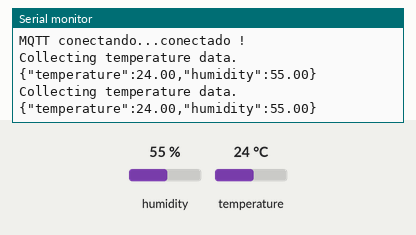
Simulated run of this sketch. Board: Arduino Uno, built with avr-gcc and run on an emulated ATmega328P. Parts: the last lines printed to the serial monitor. The inputs (shaded band) are chosen by the test bench; at power-on: humidity 55 %, temperature 24 °C. WiFi joins after 1.5 s; servers stay silent unless stated; no MQTT or app messages arrive unless stated.

Above: at 3.2 s.
3.3 s: humidity set to 22 %
At 4.9 s:
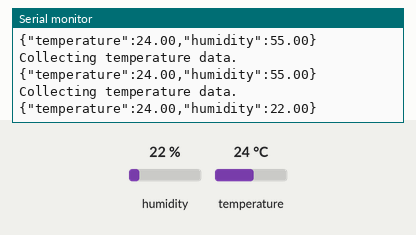
6.0 s: temperature set to 12 °C
At 6.7 s:
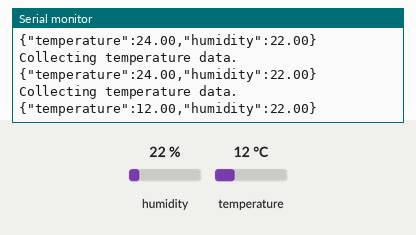
8.7 s: humidity set to 40 %
At 9.8 s:
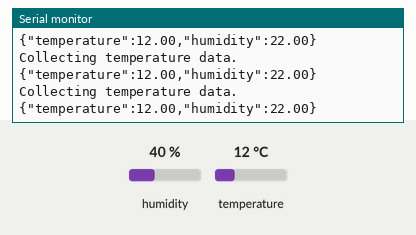
Timing chart, 0 to 11.7 s (numbered marks = the images above; inputs shaded):
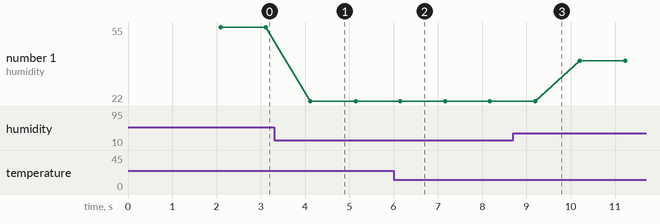

The sketch:

dataSendingMQTT.ino
```cpp
#include "DHT.h"
#include <WiFiEspClient.h>
#include <WiFiEsp.h>
#include <PubSubClient.h>
#include "SoftwareSerial.h"

#define WIFI_AP "" //Name of the WIFI
#define WIFI_PASSWORD "" //Password
#define DHTPIN 5
#define DHTTYPE DHT11

IPAddress server(192, 168, 50, 121); //IP
WiFiEspClient espClient;
DHT dht(DHTPIN, DHTTYPE);
PubSubClient client(espClient);
SoftwareSerial soft(10, 11); // RX, TX int status = WL_IDLE_STATUS; unsigned long lastSend;
int status = WL_IDLE_STATUS;

void setup() {
  Serial.begin(9600);
  dht.begin();
  InitWiFi();
  client.setServer( server, 1883 );
}

void loop() {
  if ( !client.connected() ) reconnect();
  getAndSendTemperatureAndHumidityData();
  client.loop();
  delay(1000);
}

void getAndSendTemperatureAndHumidityData() {
  Serial.println("Collecting temperature data.");
  float h = dht.readHumidity();
  float t = dht.readTemperature();
  if (isnan(h) || isnan(t)) {
    Serial.println("Failed to read from DHT sensor!");
    return;
  }
  String temperature = String(t);
  String humidity = String(h);

  String payload = "{";
  payload += "\"temperature\":";
  payload += temperature;
  payload +=     ",";
  payload += "\"humidity\":";
  payload += humidity;
  payload += "}";
  char attributes[100];
  payload.toCharArray( attributes, 100 );
  client.publish( "arduino", attributes );
  Serial.println( attributes );
}

void InitWiFi() {
  soft.begin(9600);
  WiFi.init(&soft);
  if (WiFi.status() == WL_NO_SHIELD) {
    Serial.println("WiFi shield not present");
    while (true);
  }
  Serial.println("Connecting to AP ...");
  while (status != WL_CONNECTED) {
     Serial.print("Attempting to connect to WPA SSID: ");
     Serial.println(WIFI_AP);
     status = WiFi.begin(WIFI_AP, WIFI_PASSWORD);
     delay(500);
  }
  Serial.println("Connected to AP");
}

void reconnect() {
  while (!client.connected()) {
    Serial.print("MQTT conectando...");
    if(client.connect("")){
       Serial.println("conectado !");
    }else{
       Serial.print("fallo, rc=");
       Serial.print(client.state());
       Serial.println(" try again in 5 seconds");
       delay(5000);
    }
  }
}
```

Measured:
- after the input at 3.3 s, the serial monitor: prints a new line after 0.82 s (image 1)
- after the input at 6.0 s, the serial monitor: prints a new line after 0.15 s (image 2)
- plotted number 1: 55 → 22 after the input at 3.3 s, 22 → 40 after the input at 8.7 s
